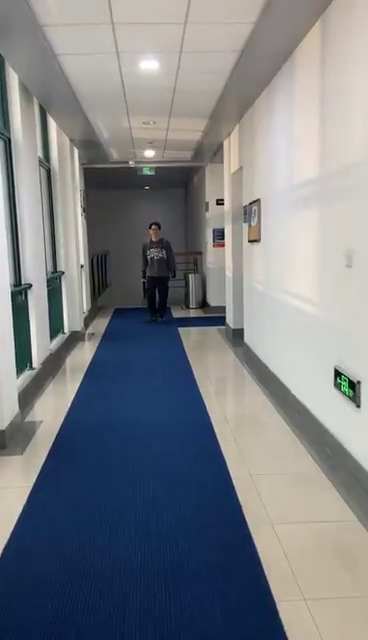
#> input picture frame 10 of optical_flow/test.mp4, 368 x 640 px, given in place of test_video3.mp4, which was not available
$ python 20030024.py
#> lines starting #> are read from the running program, lines starting #| are printed output that depends on the picture; pictures that were not available may be replaced by others from this repository, and a replacement may not be noted
#!/usr/bin/python
# -*- coding: UTF-8 -*-
import numpy as np
import cv2

NUM_OF_FEATURE_POINTS = 3000        # Number of key points
COLOR = (0, 255, 0)  # Green
VIDEO_PATH = 'test_video3.mp4'      # File path of the video
THICKNESS = 1
SIZE = (1600, 900)
ITERATION = 0

# Parameters for lucas kanade optical flow
lk_params = dict(winSize=(15, 15),
                 maxLevel=2,
                 criteria=(cv2.TERM_CRITERIA_EPS | cv2.TERM_CRITERIA_COUNT, 10, 0.03))


def extract_vector(KeyPoints):
    temp_array = np.zeros((NUM_OF_FEATURE_POINTS, 1, 2), dtype='float32')
    for i in range(len(KeyPoints)-1):
        temp_array[i][0][0] = KeyPoints[i].pt[0]
        temp_array[i][0][1] = KeyPoints[i].pt[1]
    return temp_array


def display_video(frame):
    cv2.namedWindow("frame", 0)
    cv2.resizeWindow("frame", SIZE[0], SIZE[1])
    cv2.imshow('frame', frame)


if __name__ == '__main__':

    # Read video
    cap = cv2.VideoCapture(VIDEO_PATH)
    _, p_frame = cap.read()
#> p_frame is the input picture: shape (640, 368, 3); mean B, G, R 132.9, 128.3, 124.9

    # Generate the gray level image for the first frame
    p_gray = cv2.cvtColor(p_frame, cv2.COLOR_BGR2GRAY)
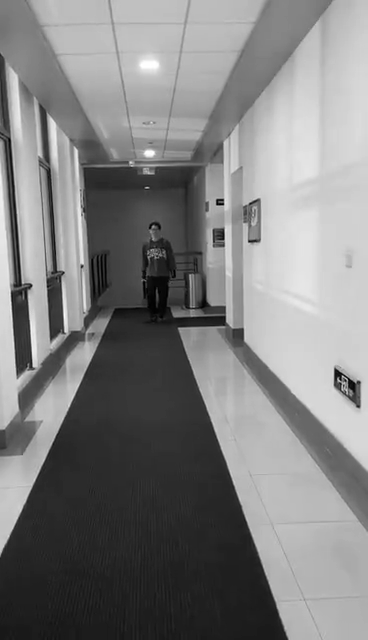
#> p_gray: shape (640, 368); min 0, max 255, mean 127.8

    # Initialize sift
    sift = cv2.SIFT_create(nfeatures=NUM_OF_FEATURE_POINTS, sigma=3.0)

    # Find the feature point
    p_kp = sift.detect(p_gray, None)
#> p_kp = 129 keypoints; strongest (x, y, size): (337, 374, 5.9), (220, 202, 5.5), (353, 385, 7.9), (219, 235, 8.3)

    # Extract the vector from the KeyPoint
    p_kp = extract_vector(p_kp)
#> the loop in extract_vector, `for i in range(len(KeyPoints)-1):` made 128 passes
#> after the loop in extract_vector, `for i in range(len(KeyPoints)-1):`: temp_array = 3000 rows, first 8: [11.22, 423.9], [13.64, 295.1], [15, 383.1], [16.36, 408.8], [22.66, 358.5], [24.66, 89.95], [27.17, 374.2], [27.17, 374.2]
#> p_kp has the same summary as temp_array in extract_vector

    # Create a mask image for drawing optical flow lines
    mask = np.zeros_like(p_frame)

    while True:
        ret, c_frame = cap.read()
        # If there is no frame left, quit
        if not ret:
            break
        # Generate the gray level image for the current frame
        c_gray = cv2.cvtColor(c_frame, cv2.COLOR_BGR2GRAY)

        # Calculate the optical flow
        c_kp, status, err = cv2.calcOpticalFlowPyrLK(p_gray, c_gray, p_kp, None, **lk_params)
#> c_kp = 3000 rows, first 8: [10.94, 424.1], [13.17, 295.5], [14.56, 383.3], [16.11, 409], [22.29, 358.7], [24.6, 90.15], [26.72, 374.4], [26.72, 374.4]; status = 3000 values, max 1 at index 0, min 0 at index 113, mean 0.0423

        # sift out the feature points that optical flow exists
        c_tracked_kp = c_kp[status == 1]
#> c_tracked_kp = 127 pairs, first value 10.94 to 353.1, second value 31.77 to 432.5
        p_tracked_kp = p_kp[status == 1]
#> p_tracked_kp = 127 pairs, first value 11.22 to 353.2, second value 31.77 to 432.2

        # Draw optical flow tracks
        for (cur, pre) in zip(c_tracked_kp, p_tracked_kp):
            x_cur, y_cur = cur.ravel()
            x_pre, y_pre = pre.ravel()
            mask = cv2.line(mask, (x_cur, y_cur), (x_pre, y_pre), COLOR, THICKNESS)
#> this loop made 127 passes
#> (x_cur, y_cur, x_pre, y_pre) on passes 1 to 12: (10.94, 424.1, 11.22, 423.9), (13.17, 295.5, 13.64, 295.1), (14.56, 383.3, 15, 383.1), (16.11, 409, 16.36, 408.8), (22.29, 358.7, 22.66, 358.5), (24.6, 90.15, 24.66, 89.95), (26.72, 374.4, 27.17, 374.2), (26.72, 374.4, 27.17, 374.2), (27.06, 397.1, 27.26, 396.9), (27.39, 419.1, 27.64, 418.8), (27.39, 419.1, 27.64, 418.8), (34.62, 273.1, 34.56, 272.4)
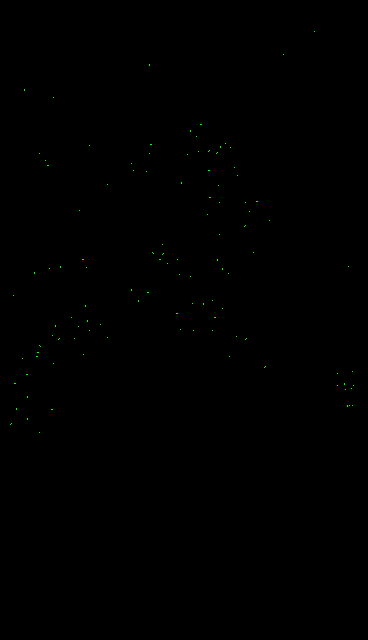
#> mask: shape (640, 368, 3); mean of channels 0, 1, 2 0, 0.2, 0; drawn as B, G, R
        img = cv2.add(c_frame, mask)


        # Resize the window and display video
        display_video(img)

        # Set the key to stop the process
        if cv2.waitKey(1) & 0xFF == ord('q'):
#> (key q is pressed here)
            break

        # Update the frames and feature points
        p_gray = c_gray.copy()
        p_kp = c_tracked_kp.reshape(-1, 1, 2)

    cv2.destroyAllWindows()
    cap.release()

$ run again, starting later in the video
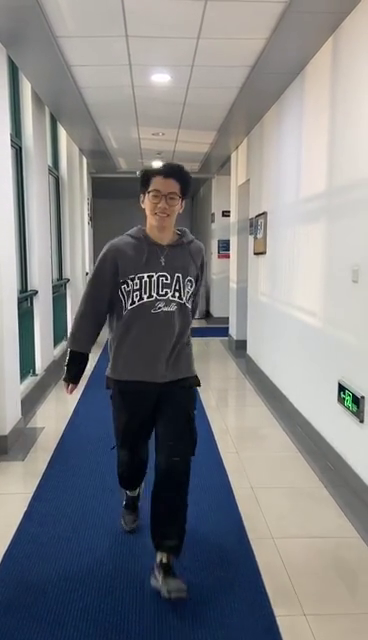
#> input picture frame 85 of optical_flow/test.mp4, 368 x 640 px, given in place of test_video3.mp4, which was not available
#> p_frame is the input picture: shape (640, 368, 3); mean B, G, R 131.6, 129.5, 128.7
#> `p_kp = sift.detect(p_gray, None)`: p_kp = 190 keypoints; strongest (x, y, size): (157, 164, 6.3), (341, 388, 5.9), (226, 214, 5.6), (357, 401, 7.5)
#> after the loop in extract_vector, `for i in range(len(KeyPoints)-1):`: temp_array = 3000 rows, first 8: [6.42, 430.8], [6.42, 430.8], [6.45, 430.4], [6.45, 430.4], [12.98, 414], [15.08, 467.5], [17.52, 388.3], [20.11, 301.4]
#> `p_kp = extract_vector(p_kp)`: p_kp has the same summary as temp_array in extract_vector
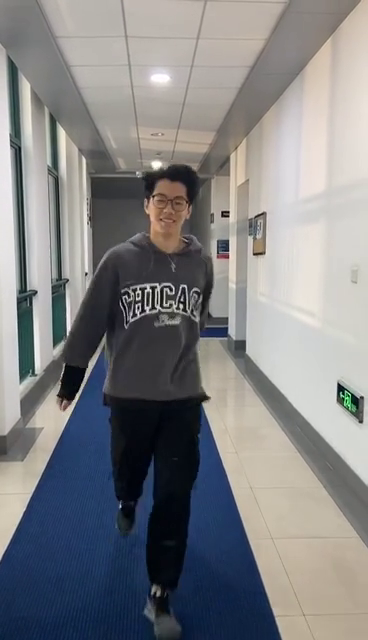
#> input picture frame 86 of optical_flow/test.mp4, 368 x 640 px, given in place of test_video3.mp4, which was not available
#> c_frame is the input picture: shape (640, 368, 3); mean B, G, R 131.4, 129.6, 129.1
#> c_kp = 3000 rows, first 8: [5.48, 431.2], [5.48, 431.2], [5.51, 430.8], [5.51, 430.8], [12.16, 414.4], [14.67, 467.7], [16.85, 388.5], [19.39, 301.4]; status = 3000 values, max 1 at index 0, min 0 at index 41, mean 0.0623
#> c_tracked_kp = 187 pairs, first value 5.48 to 356.1, second value 20.11 to 620.9
#> p_tracked_kp = 187 pairs, first value 6.42 to 356.8, second value 19.09 to 620.7
#> the loop `for (cur, pre) in zip(c_tracked_kp, p_tracked_kp):` made 187 passes
#> (x_cur, y_cur, x_pre, y_pre) on passes 1 to 3: (5.48, 431.2, 6.42, 430.8), (5.48, 431.2, 6.42, 430.8), (5.51, 430.8, 6.45, 430.4)
#> after the loop `for (cur, pre) in zip(c_tracked_kp, p_tracked_kp):`:
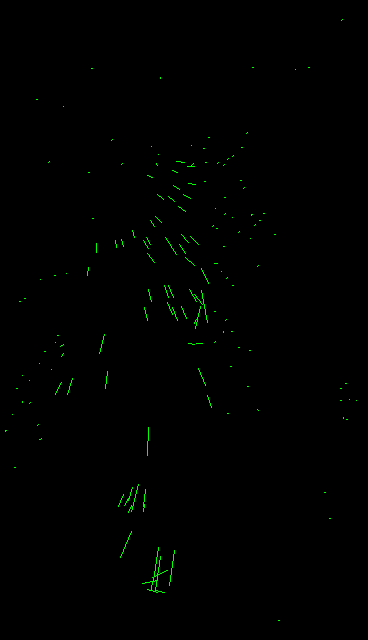
#> mask: shape (640, 368, 3); mean of channels 0, 1, 2 0, 1.1, 0; drawn as B, G, R
